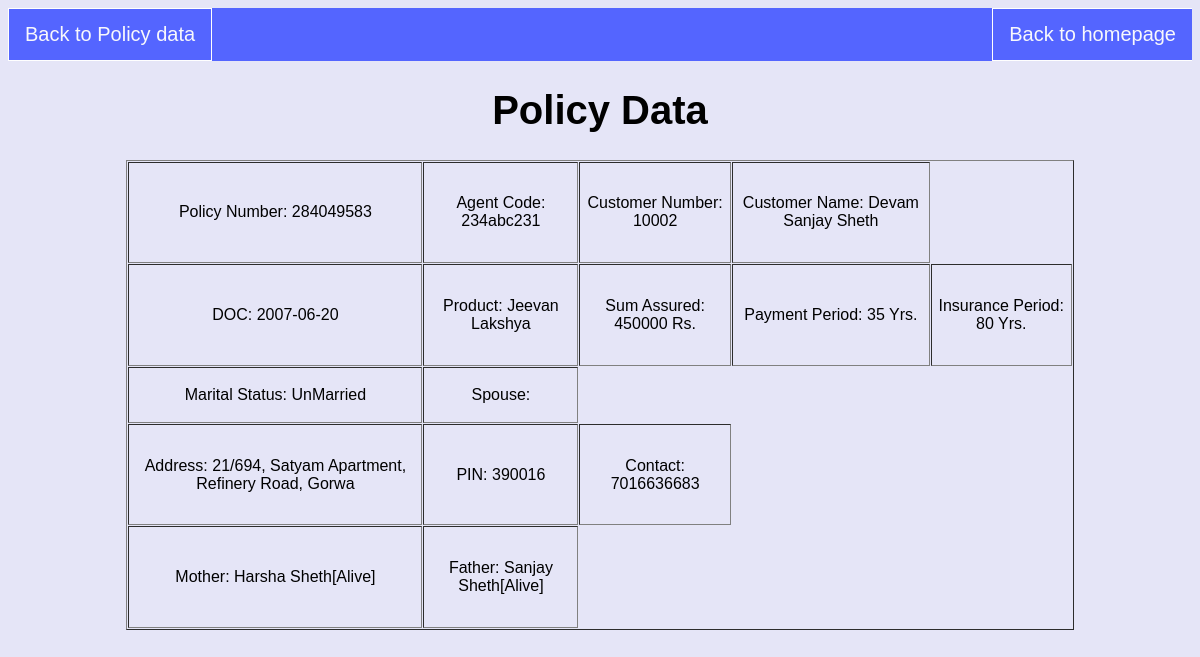
The app's page /view.php?Policy_Num=284049583 with its own data.
### tables this page shows
CREATE TABLE `policy_data` (
  `Policy_Num` int(15) NOT NULL,
  `Customer_Num` bigint(10) NOT NULL,
  `Agent_code` varchar(10) NOT NULL,
  `DOC` date NOT NULL,
  `Product` varchar(50) NOT NULL,
  `Sum_Assured` int(10) NOT NULL,
  `Pay_Period` int(2) NOT NULL,
  `Ins_Period` int(2) NOT NULL
);

CREATE TABLE `agent` (
  `Agent_code` varchar(10) NOT NULL,
  `Agent_name` varchar(150) NOT NULL,
  `DOB` date NOT NULL,
  `Address` varchar(80) NOT NULL,
  `Pincode` int(6) NOT NULL,
  `Branch` varchar(50) NOT NULL,
  `Contact_Num` bigint(10) NOT NULL
);

CREATE TABLE `customer` (
  `Customer_Num` bigint(10) NOT NULL,
  `First_Name` varchar(50) NOT NULL,
  `Middle_Name` varchar(50) NOT NULL,
  `Last_Name` varchar(50) NOT NULL,
  `Gender` char(1) NOT NULL,
  `DOB` date NOT NULL,
  `Address` varchar(70) NOT NULL,
  `Pincode` int(6) NOT NULL,
  `Contact_Number` bigint(10) NOT NULL,
  `Mother_Name` varchar(150) NOT NULL,
  `Mother_Status` varchar(10) NOT NULL,
  `Father_Name` varchar(150) NOT NULL,
  `Father_Status` varchar(10) NOT NULL,
  `Marital_status` char(1) NOT NULL,
  `Spouse` varchar(150) DEFAULT NULL
);

### view.php (the view, shortened to what this page needs)
<?php
include "connection.php";
if(is_numeric($_GET['Policy_Num'])){
$sql = "select * from policy_data where Policy_Num = '".$_GET['Policy_Num']."'";
$result = mysqli_query($conn,$sql);
$row = mysqli_fetch_object($result);
$sql1 = "select * from customer where Customer_Num = $row->Customer_Num";
$result1 = mysqli_query($conn,$sql1);
$row1 = mysqli_fetch_object($result1);
$sql2 = "select * from agent where Agent_code = '$row->Agent_code'";
$result2 = mysqli_query($conn,$sql2);
$row2 = mysqli_fetch_object($result2);
}
?>
<html>
    <head>
		<link href = "style.css" type = "text/css" rel = "stylesheet" />
    </head>
    <body>
        <link href = "policy/registration.css" type = "text/css" rel = "stylesheet" />
		<ul>
			<li><a href="policy/modified1.php"> Back to Policy data</a></li>
			<li style="float:right;"><a href="index.php"> Back to homepage</a></li>
		</ul>
		<center>
		<h1> Policy Data </h1>
        <table width = "80%" height = "60%" border="1" cellspacing = "1" cellpadding = "1" align="center">
            <tr valign = "center" align = "center">
                <td>Policy Number: <?php echo "$row->Policy_Num";?></td>
				<td>Agent Code: <?php echo "$row2->Agent_code";?></td>
                <td>Customer Number: <?php echo "$row1->Customer_Num";?></td>
				<td>Customer Name: <?php echo "$row1->First_Name $row1->Middle_Name $row1->Last_Name"; ?>
			</tr>
				<tr valign = "center" align = "center">
					<td>DOC: <?php echo "$row->DOC";?></td>
					<td>Product: <?php echo "$row->Product";?></td>
					<td>Sum Assured: <?php echo "$row->Sum_Assured";?> Rs.</td>
					<td>Payment Period: <?php echo "$row->Pay_Period";?> Yrs.</td>
					<td>Insurance Period: <?php echo "$row->Ins_Period";?> Yrs.</td>
				</tr>
			<tr valign = "center" align = "center">
				<td>Marital Status: <?php if($row1->Marital_status=='M'){echo "Married";} else{echo "UnMarried";}?></td>
				<td>Spouse: <?php echo "$row1->Spouse";?></td>
			</tr>
			<tr valign = "center" align = "center">
				<td>Address: <?php echo "$row1->Address";?></td>
				<td>PIN: <?php echo "$row1->Pincode";?>
				<td>Contact: <?php echo "$row1->Contact_Number";?></td>
			</tr>
			<tr valign = "center" align = "center">
				<td>Mother: <?php echo "$row1->Mother_Name";?>[<?php if($row1->Mother_Status=='D'){echo "Dead";} else{echo "Alive";}?>]</td>
				<td>Father: <?php echo "$row1->Father_Name";?>[<?php if($row1->Father_Status=='D'){echo "Dead";} else{echo "Alive";}?>]</td>
				</tr>
			</table>
		</center>
    </body>
</html>

### style.css (style rules this page uses)
ul { list-style-type: none; margin: 0; padding: 0; overflow: hidden; background-color: #5465FF; }
li { float: left; border-right:1px solid #fff; border-left:1px solid #fff; border-bottom:1px solid #fff; border-top:1px solid #fff; }
li:last-child { border-right: none; }
li a { display: block; color: rgb(248, 248, 252); text-align: center; padding: 14px 16px; text-decoration: none; }

### registration.css (style rules this page uses)
body { background-color: #e5e5f7; opacity: 1; background-image: radial-gradient(#000cea 0.2px, #e5e5f7 0.2px); background-size: 4px 4px; color: #000; font-size: 20px; font-family: 'Gilroy-Bold', sans-serif; font-family: 'Gilroy-Heavy', sans-serif; font-family: 'Gilroy-Light', sans-serif; font-family: 'Gilroy-Medium', sans-serif; font-family: 'Gilroy-Regular', sans-serif; }

### records on screen
policy_data: Policy_Num "284049583", DOC "2007-06-20", Product "Jeevan Lakshya", Sum_Assured "450000", Pay_Period "35", Ins_Period "80"
agent: Agent_code "234abc231"
customer: Customer_Num "10002", First_Name "Devam", Middle_Name "Sanjay", Last_Name "Sheth", Address "21/694, Satyam Apartment, Refinery Road, Gorwa", Pincode "390016", Contact_Number "7016636683", Mother_Name "Harsha Sheth", Father_Name "Sanjay Sheth"
